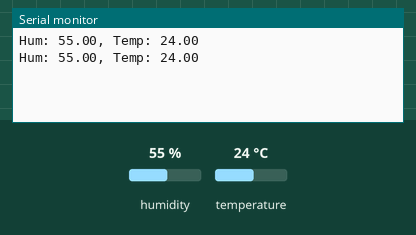
Bench run of a sketch on a simulated Arduino Uno, built with avr-gcc and run on an emulated ATmega328P. On the bench: the last lines printed to the serial monitor. Inputs (shaded band) come from the test bench; at power-on: humidity 55 %, temperature 24 °C.

Above: at 2.8 s.
2.9 s: humidity set to 22 %
At 4.5 s:
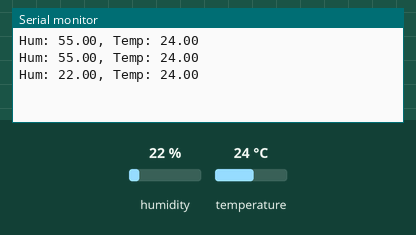
5.6 s: temperature set to 12 °C
At 6.9 s:
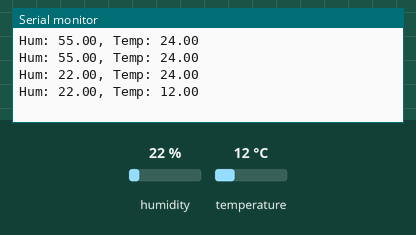
8.3 s: humidity set to 40 %
At 10.5 s:
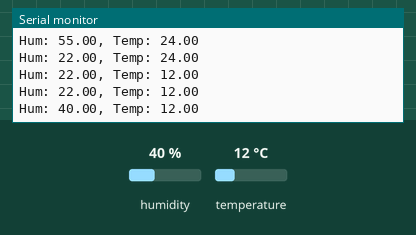
Timing chart, 0 to 12.0 s (numbered marks = the images above; inputs shaded):
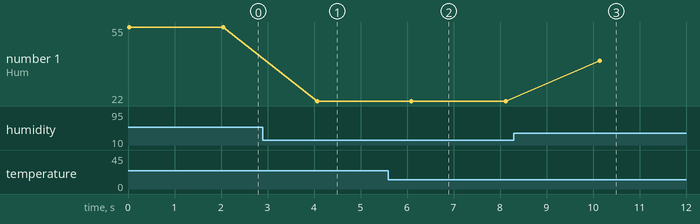

The sketch:

dht-sensor.ino
```cpp
/*************************************
 * Reading Data from DHT11 Sensor
 * Humidity and Temperature
 ************************************/

#include "DHT.h"

int dht_pin=2;

// create an object
DHT dht(2,DHT11);

void setup() {
  Serial.begin(9600);
  dht.begin();
}

void loop() {

 float hum=dht.readHumidity();
 float temp=dht.readTemperature();

 if(isnan(hum) || isnan(temp)) {
  return;
 }

 Serial.print("Hum: ");
 Serial.print(hum);
 Serial.print(", Temp: ");
 Serial.println(temp);
 delay(2000); // 2 seconds
}
```

Measured:
- after the input at 2.9 s, the serial monitor: prints a new line after 1.2 s (image 1)
- after the input at 5.6 s, the serial monitor: prints a new line after 0.50 s (image 2)
- after the input at 8.3 s, the serial monitor: prints a new line after 1.8 s (image 3)
- plotted number 1: 55 → 22 after the input at 2.9 s, 22 → 40 after the input at 8.3 s
